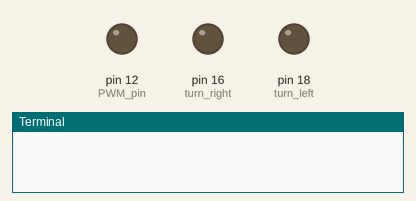
Recording of a program running on a simulated Raspberry Pi (header pin numbers). Shown: output pins drawn as LEDs (lit = HIGH), the last lines printed to the terminal.

Above: at 0.05 s.
At 9.93 s:
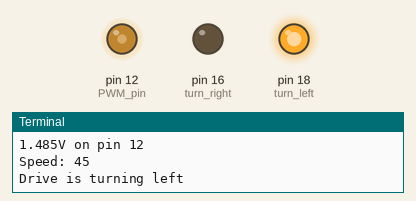
At 19.85 s:
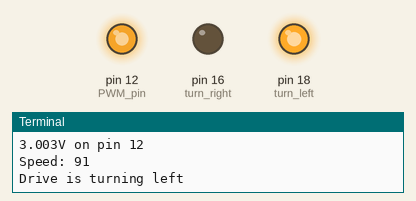
At 39.69 s:
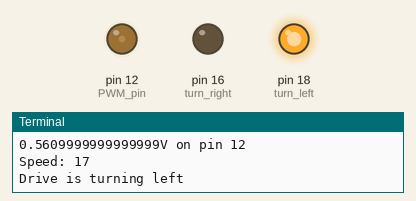
Timing chart, 0 to 40.0 s (numbered marks = the images above):
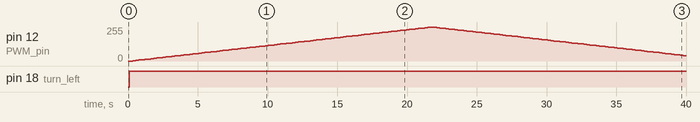

Measured:
- by itself, pin 12 (PWM_pin): rises from 0/255 to 255/255 in 21.4 s, then falls to 41/255 in 18.1 s
- by itself, pin 18 (turn_left): LOW → HIGH at 0.10 s

The program:

test1.py
```python
# SKRYPT KOMPATYBILNY Z PYTHONEM 3.x !!!
#
# pin 12 jako wyjście PWM, zmiana kierunku:
# pin 16 do obrotu w prawo
# pin 18 do obrotu w lewo
# 								tabela prawdy :
#
# 							 pin  | 16  | 18 |    12
# 					 obrót w lewo |  0  | 1	 |  0-100%
# 					obrót w prawo |  1  | 0  |  0-100%
# 						  hamulec |  0  | 0  |  not used
# stan zakazany/silnik zawieszony |  1  | 1  |  not used
"""
Opis skryptu:
Po włączeniu na pinie 12 ustawiany jest sygnał PWM, którego stopień wypełnienia zmienia
się od 0% do 100%. Kierunek obrotu silnika powinien być sterowany dwoma pinani: 16 oraz 18.
Po ustawieniu pinu 16 u stan wysoki (pin 18 musi być ustawiony w stanie niskim)
silnik powinien obracać się w prawo. Po ustawieniu pinu 18 u stan wysoki
(pin 16 musi być ustawiony w stanie niskim) silnik powinien obracać się w lewo.
Gdy piny 16 i 18 ustawione są w stanie niskim silnik powinien się zatrzymać.
Stan, w którym piny 16 i 18 ustawione są w stanie wysokim, jest zakazany.

Seksencja ruchu:
1. Obrót silnika w prawo od prędkości zerowej do maksymalnej
2. Obrót silnika w prawo od prędkości maksymalnej do zerowej
3. Zatrzymanie silnika na 5s
4. Obrót silnika w lefo od prędkości zerowej do maksymalnej
5. Obrót silnika od prędkości maksymalnej do zerowej
6. Zatrzymanie silnika

Uwaga: Aby zaptrzymać program w trakcie jego działania należy wcisnąć
kombinacje klawiszy Ctrl+C !!!
"""
import RPi.GPIO	as GPIO
import time
import os

# Sleep time between speed changing
sleep_time = 0.2

#PWM frequency setup
freq = 5000

#Pin definition
PWM_pin = 12
turn_right = 16
turn_left = 18

#GPIO setup
GPIO.setmode(GPIO.BOARD)
GPIO.setup(PWM_pin, GPIO.OUT)
GPIO.setup(turn_right, GPIO.OUT)
GPIO.setup(turn_left, GPIO.OUT)

#PWM setup
pwm = GPIO.PWM(PWM_pin, freq)
pwm.start(0)

#MAIN LOOP
#increasing speed from 0% to 100% and decreasing inversely every 0.5s
def PwmTest (maxDutyCycle, sleepTime, turnDirection):
	if turnDirection == 'left':
		GPIO.output(turn_right, False)
		GPIO.output(turn_left, True)
	elif turnDirection == 'right':
		GPIO.output(turn_left, False)
		GPIO.output(turn_right, True)
	for i in range(0,maxDutyCycle):
		os.system('clear')
		pwm.ChangeDutyCycle(i)
		print(str(i*3.3/100) + 'V on pin ' + str(PWM_pin))
		print('Speed: ' + str(i))
		print('Drive is turning ' + turnDirection)
		time.sleep(sleepTime)
	for i in range(maxDutyCycle,0,-1):
		os.system('clear')
		pwm.ChangeDutyCycle(i)
		print(str(i*3.3/100) + 'V on pin ' + str(PWM_pin))
		print('Speed: ' + str(i))
		print('Drive is turning ' + turnDirection)
		time.sleep(sleepTime)

try:
	GPIO.output(turn_left, False)
	GPIO.output(turn_right, False)
	time.sleep(0.1)
	PwmTest(100,sleep_time,'left')
	os.system('clear')
	print('Drive stops for 5 sec')
	GPIO.output(turn_left, False)
	GPIO.output(turn_right, False)
	time.sleep(5)
	PwmTest(100,sleep_time,'right')
	GPIO.output(turn_left, False)
	GPIO.output(turn_right, False)
	time.sleep(0.2)
except KeyboardInterrupt:
	pass

#GPIO Cleanup
pwm.ChangeDutyCycle(0)
GPIO.output(turn_left, False)
GPIO.output(turn_right, False)
pwm.stop()
GPIO.cleanup()

os.system('clear')
print('GPIO closed, program closing...')
```
